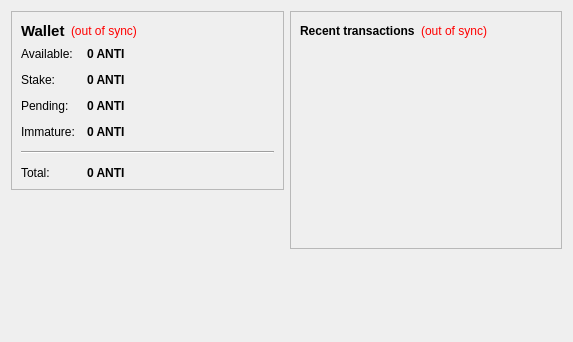
<?xml version="1.0" encoding="UTF-8"?>
<ui version="4.0">
 <class>OverviewPage</class>
 <widget class="QWidget" name="OverviewPage">
  <property name="geometry">
   <rect>
    <x>0</x>
    <y>0</y>
    <width>573</width>
    <height>342</height>
   </rect>
  </property>
  <property name="windowTitle">
   <string>Form</string>
  </property>
  <layout class="QHBoxLayout" name="horizontalLayout" stretch="1,1">
   <item>
    <layout class="QVBoxLayout" name="verticalLayout_2">
     <item>
      <widget class="QFrame" name="frame">
       <property name="frameShape">
        <enum>QFrame::StyledPanel</enum>
       </property>
       <property name="frameShadow">
        <enum>QFrame::Raised</enum>
       </property>
       <layout class="QVBoxLayout" name="verticalLayout_4">
        <item>
         <layout class="QHBoxLayout" name="horizontalLayout_4">
          <item>
           <widget class="QLabel" name="label_5">
            <property name="font">
             <font>
              <pointsize>11</pointsize>
              <weight>75</weight>
              <bold>true</bold>
             </font>
            </property>
            <property name="text">
             <string>Wallet</string>
            </property>
           </widget>
          </item>
          <item>
           <widget class="QLabel" name="labelWalletStatus">
            <property name="toolTip">
             <string>The displayed information may be out of date. Your wallet automatically synchronizes with the AntiBitcoin network after a connection is established, but this process has not completed yet.</string>
            </property>
            <property name="styleSheet">
             <string notr="true">QLabel { color: red; }</string>
            </property>
            <property name="text">
             <string notr="true">(out of sync)</string>
            </property>
            <property name="alignment">
             <set>Qt::AlignLeading|Qt::AlignLeft|Qt::AlignVCenter</set>
            </property>
           </widget>
          </item>
          <item>
           <spacer name="horizontalSpacer_2">
            <property name="orientation">
             <enum>Qt::Horizontal</enum>
            </property>
            <property name="sizeHint" stdset="0">
             <size>
              <width>40</width>
              <height>20</height>
             </size>
            </property>
           </spacer>
          </item>
         </layout>
        </item>
        <item>
         <layout class="QFormLayout" name="formLayout_2">
          <property name="fieldGrowthPolicy">
           <enum>QFormLayout::AllNonFixedFieldsGrow</enum>
          </property>
          <property name="horizontalSpacing">
           <number>12</number>
          </property>
          <property name="verticalSpacing">
           <number>12</number>
          </property>
          <item row="0" column="0">
           <widget class="QLabel" name="label">
            <property name="text">
             <string>Available:</string>
            </property>
           </widget>
          </item>
          <item row="0" column="1">
           <widget class="QLabel" name="labelBalance">
            <property name="font">
             <font>
              <weight>75</weight>
              <bold>true</bold>
             </font>
            </property>
            <property name="cursor">
             <cursorShape>IBeamCursor</cursorShape>
            </property>
            <property name="toolTip">
             <string>Your current spendable balance</string>
            </property>
            <property name="text">
             <string notr="true">0 ANTI</string>
            </property>
            <property name="textInteractionFlags">
             <set>Qt::LinksAccessibleByMouse|Qt::TextSelectableByKeyboard|Qt::TextSelectableByMouse</set>
            </property>
           </widget>
          </item>
          <item row="1" column="0">
           <widget class="QLabel" name="label_6">
            <property name="text">
             <string>Stake:</string>
            </property>
           </widget>
          </item>
          <item row="1" column="1">
           <widget class="QLabel" name="labelStake">
            <property name="font">
             <font>
              <weight>75</weight>
              <bold>true</bold>
             </font>
            </property>
            <property name="cursor">
             <cursorShape>IBeamCursor</cursorShape>
            </property>
            <property name="toolTip">
             <string>Total of coins that was staked, and do not yet count toward the current balance</string>
            </property>
            <property name="text">
             <string notr="true">0 ANTI</string>
            </property>
            <property name="textInteractionFlags">
             <set>Qt::LinksAccessibleByMouse|Qt::TextSelectableByKeyboard|Qt::TextSelectableByMouse</set>
            </property>
           </widget>
          </item>
          <item row="2" column="0">
           <widget class="QLabel" name="label_3">
            <property name="text">
             <string>Pending:</string>
            </property>
           </widget>
          </item>
          <item row="2" column="1">
           <widget class="QLabel" name="labelUnconfirmed">
            <property name="font">
             <font>
              <weight>75</weight>
              <bold>true</bold>
             </font>
            </property>
            <property name="cursor">
             <cursorShape>IBeamCursor</cursorShape>
            </property>
            <property name="toolTip">
             <string>Total of transactions that have yet to be confirmed, and do not yet count toward the current balance</string>
            </property>
            <property name="text">
             <string notr="true">0 ANTI</string>
            </property>
            <property name="textInteractionFlags">
             <set>Qt::LinksAccessibleByMouse|Qt::TextSelectableByKeyboard|Qt::TextSelectableByMouse</set>
            </property>
           </widget>
          </item>
          <item row="3" column="0">
           <widget class="QLabel" name="labelImmatureText">
            <property name="text">
             <string>Immature:</string>
            </property>
           </widget>
          </item>
          <item row="3" column="1">
           <widget class="QLabel" name="labelImmature">
            <property name="font">
             <font>
              <weight>75</weight>
              <bold>true</bold>
             </font>
            </property>
            <property name="toolTip">
             <string>Mined balance that has not yet matured</string>
            </property>
            <property name="text">
             <string notr="true">0 ANTI</string>
            </property>
            <property name="textInteractionFlags">
             <set>Qt::LinksAccessibleByMouse|Qt::TextSelectableByKeyboard|Qt::TextSelectableByMouse</set>
            </property>
           </widget>
          </item>
          <item row="4" column="0" colspan="2">
           <widget class="Line" name="line">
            <property name="orientation">
             <enum>Qt::Horizontal</enum>
            </property>
           </widget>
          </item>
          <item row="5" column="0">
           <widget class="QLabel" name="labelTotalText">
            <property name="text">
             <string>Total:</string>
            </property>
           </widget>
          </item>
          <item row="5" column="1">
           <widget class="QLabel" name="labelTotal">
            <property name="font">
             <font>
              <weight>75</weight>
              <bold>true</bold>
             </font>
            </property>
            <property name="cursor">
             <cursorShape>IBeamCursor</cursorShape>
            </property>
            <property name="toolTip">
             <string>Your current total balance</string>
            </property>
            <property name="text">
             <string notr="true">0 ANTI</string>
            </property>
            <property name="textInteractionFlags">
             <set>Qt::LinksAccessibleByMouse|Qt::TextSelectableByKeyboard|Qt::TextSelectableByMouse</set>
            </property>
           </widget>
          </item>
         </layout>
        </item>
       </layout>
      </widget>
     </item>
     <item>
      <spacer name="verticalSpacer">
       <property name="orientation">
        <enum>Qt::Vertical</enum>
       </property>
       <property name="sizeHint" stdset="0">
        <size>
         <width>20</width>
         <height>40</height>
        </size>
       </property>
      </spacer>
     </item>
      <item>
         <widget class="QLabel" name="coinimage">
          <property name="text">
           <string/>
          </property>
          <property name="pixmap">
           <pixmap resource="../bitcoin.qrc">:/icons/bitcoino</pixmap>
          </property>
          <property name="scaledContents">
           <bool>false</bool>
          </property>
          <property name="alignment">
           <set>Qt::AlignCenter</set>
          </property>
          <property name="margin">
           <number>-2</number>
          </property>
         </widget>
        </item>
    </layout>
   </item>
   <item>
    <layout class="QVBoxLayout" name="verticalLayout_3">
     <item>
      <widget class="QFrame" name="frame_2">
       <property name="frameShape">
        <enum>QFrame::StyledPanel</enum>
       </property>
       <property name="frameShadow">
        <enum>QFrame::Raised</enum>
       </property>
       <layout class="QVBoxLayout" name="verticalLayout">
        <item>
         <layout class="QHBoxLayout" name="horizontalLayout_2">
          <item>
           <widget class="QLabel" name="label_4">
            <property name="text">
             <string>&lt;b&gt;Recent transactions&lt;/b&gt;</string>
            </property>
           </widget>
          </item>
          <item>
           <widget class="QLabel" name="labelTransactionsStatus">
            <property name="toolTip">
             <string>The displayed information may be out of date. Your wallet automatically synchronizes with the AntiBitcoin network after a connection is established, but this process has not completed yet.</string>
            </property>
            <property name="styleSheet">
             <string notr="true">QLabel { color: red; }</string>
            </property>
            <property name="text">
             <string notr="true">(out of sync)</string>
            </property>
            <property name="alignment">
             <set>Qt::AlignRight|Qt::AlignTrailing|Qt::AlignVCenter</set>
            </property>
           </widget>
          </item>
          <item>
           <spacer name="horizontalSpacer">
            <property name="orientation">
             <enum>Qt::Horizontal</enum>
            </property>
            <property name="sizeHint" stdset="0">
             <size>
              <width>40</width>
              <height>20</height>
             </size>
            </property>
           </spacer>
          </item>
         </layout>
        </item>
        <item>
         <widget class="QListView" name="listTransactions">
          <property name="styleSheet">
           <string notr="true">QListView { background: transparent; }</string>
          </property>
          <property name="frameShape">
           <enum>QFrame::NoFrame</enum>
          </property>
          <property name="verticalScrollBarPolicy">
           <enum>Qt::ScrollBarAlwaysOff</enum>
          </property>
          <property name="horizontalScrollBarPolicy">
           <enum>Qt::ScrollBarAlwaysOff</enum>
          </property>
          <property name="selectionMode">
           <enum>QAbstractItemView::NoSelection</enum>
          </property>
         </widget>
        </item>
       </layout>
      </widget>
     </item>
     <item>
      <spacer name="verticalSpacer_2">
       <property name="orientation">
        <enum>Qt::Vertical</enum>
       </property>
       <property name="sizeHint" stdset="0">
        <size>
         <width>20</width>
         <height>40</height>
        </size>
       </property>
      </spacer>
     </item>
    </layout>
   </item>
  </layout>
 </widget>
 <resources/>
 <connections/>
</ui>
